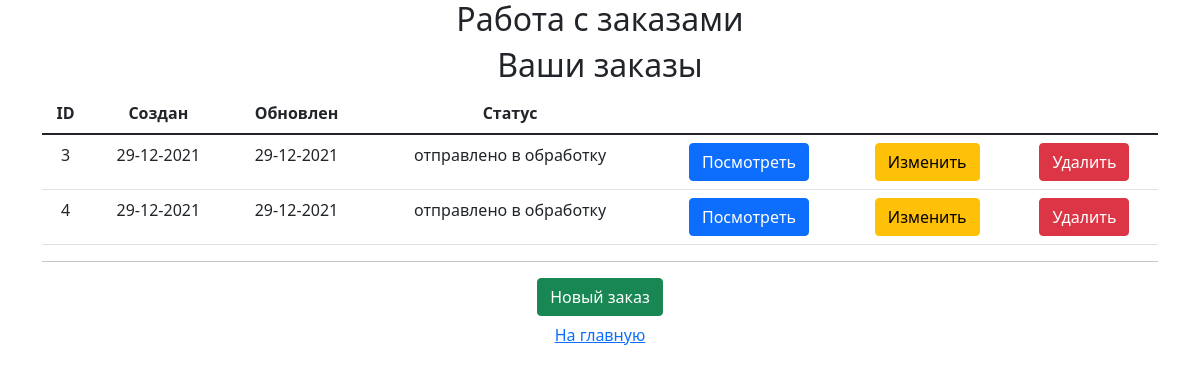
/orders/, run on an earlier commit of the app's database.
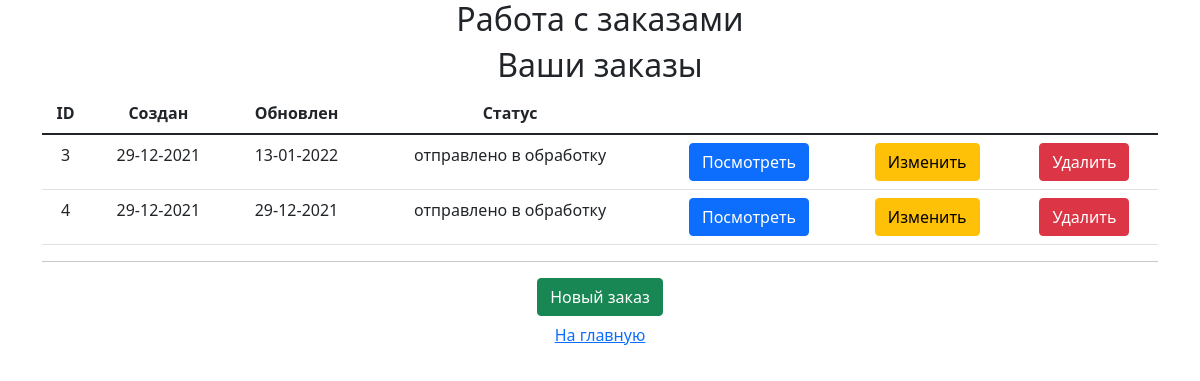
And on a later commit of the database.
### ordersapp/models.py (models this page shows, shortened)
class Order(models.Model):
    STATUS_FORMING = 'FM'
    STATUS_SEND_TO_PROCEED = 'STP'
    STATUS_PROCEEDED = 'PRD'
    STATUS_PAID = 'PD'
    STATUS_CANCEL = 'CNL'
    STATUS_DONE = 'DN'
    STATUSES = (
        (STATUS_FORMING, 'формируется'),
        (STATUS_SEND_TO_PROCEED, 'отправлено в обработку'),
        (STATUS_PROCEEDED, 'обработано'),
        (STATUS_PAID, 'оплачено'),
        (STATUS_CANCEL, 'отменено'),
        (STATUS_DONE, 'завершено'),
    )
    user = models.ForeignKey(settings.AUTH_USER_MODEL, on_delete=models.CASCADE)
    status = models.CharField(choices=STATUSES, default=STATUS_FORMING, max_length=5)
    is_active = models.BooleanField(default=True)
    created_at = models.DateTimeField(auto_now_add=True)
    updated_at = models.DateTimeField(auto_now=True)

### ordersapp/views.py (the view)
# urls.py: path('orders/', adminapp.OrderListView.as_view(), name='orders'),
class OrderListView(ListView):
    model = Order
    def get_context_data(self, **kwargs):
        context_data = super().get_context_data(**kwargs)
        context_data['title'] = 'Заказы'
        return context_data
    def get_queryset(self):
        return super().get_queryset().filter(is_active=True)

### mainapp/context_processors.py (called while the page is built)
def basket(request):
    basket_items = []
    if request.user.is_authenticated:
        basket_items = Basket.objects.filter(user=request.user)
    return {
        'basket': basket_items
    }

### ordersapp/templates/ordersapp/order_list.html
{% extends 'ordersapp/base.html'%}
{% block content %}
    <div class="h2 text-center head">
        Ваши заказы
    </div>
    <div class="container text-center">
    <table class="table">
        <thead>
            <th>ID</th>
            <th>Создан</th>
            <th>Обновлен</th>
            <th>Статус</th>
        </thead>
        <tbody>
            {% for object in object_list %}
                <tr>
                    <td>{{ object.pk }}</td>
                    <td>{{ object.created_at|date:"d-m-Y" }}</td>
                    <td>{{ object.updated_at|date:"d-m-Y" }}</td>
                    <td>{{ object.get_status_display }}</td>
                    <td><a href="{% url 'ordersapp:read' object.pk%}" class="btn btn-primary">Посмотреть</a></td>
                    <td><a href="{% url 'ordersapp:update' object.pk%}" class="btn btn-warning">Изменить</a></td>
                    <td><a href="{% url 'ordersapp:delete' object.pk%}" class="btn btn-danger">Удалить</a></td>
                </tr>
            {% endfor %}
        </tbody>
    </table>
    <hr>
        <a href="{% url 'ordersapp:create' %}" class="btn btn-success">Новый заказ</a><br>
        <a href="{% url 'index' %}" class="btn btn-link">На главную</a>
    </div>
{% endblock %}

What changed in the data, as far as the page shows it:
changed Order id 3: updated_at "29-12-2021" → "13-01-2022"
